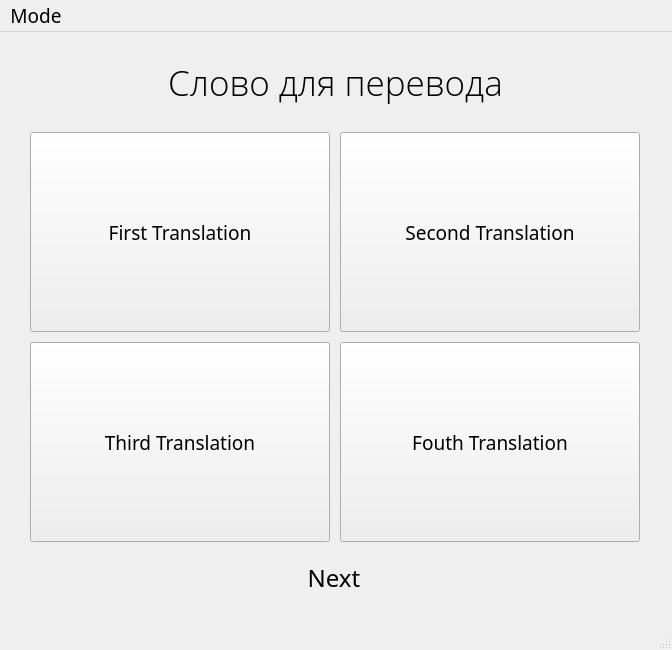
<?xml version="1.0" encoding="UTF-8"?>
<ui version="4.0">
 <class>MainWindow</class>
 <widget class="QMainWindow" name="MainWindow">
  <property name="windowModality">
   <enum>Qt::NonModal</enum>
  </property>
  <property name="enabled">
   <bool>true</bool>
  </property>
  <property name="geometry">
   <rect>
    <x>0</x>
    <y>0</y>
    <width>672</width>
    <height>650</height>
   </rect>
  </property>
  <property name="sizePolicy">
   <sizepolicy hsizetype="Fixed" vsizetype="Fixed">
    <horstretch>0</horstretch>
    <verstretch>0</verstretch>
   </sizepolicy>
  </property>
  <property name="minimumSize">
   <size>
    <width>672</width>
    <height>650</height>
   </size>
  </property>
  <property name="maximumSize">
   <size>
    <width>672</width>
    <height>650</height>
   </size>
  </property>
  <property name="font">
   <font>
    <family>Roboto Mono</family>
    <pointsize>14</pointsize>
   </font>
  </property>
  <property name="windowTitle">
   <string>EngTrainer</string>
  </property>
  <property name="windowIcon">
   <iconset>
    <normaloff>../icons/main.png</normaloff>../icons/main.png</iconset>
  </property>
  <property name="autoFillBackground">
   <bool>false</bool>
  </property>
  <widget class="QWidget" name="centralwidget">
   <widget class="QPushButton" name="btn_answer_1">
    <property name="geometry">
     <rect>
      <x>30</x>
      <y>100</y>
      <width>300</width>
      <height>200</height>
     </rect>
    </property>
    <property name="cursor">
     <cursorShape>ArrowCursor</cursorShape>
    </property>
    <property name="acceptDrops">
     <bool>false</bool>
    </property>
    <property name="styleSheet">
     <string notr="true">font: 14pt &quot;Open Sans&quot;;</string>
    </property>
    <property name="text">
     <string>First Translation</string>
    </property>
    <property name="checkable">
     <bool>false</bool>
    </property>
    <property name="autoExclusive">
     <bool>false</bool>
    </property>
    <property name="autoDefault">
     <bool>false</bool>
    </property>
    <property name="default">
     <bool>false</bool>
    </property>
    <property name="flat">
     <bool>false</bool>
    </property>
   </widget>
   <widget class="QPushButton" name="btn_answer_2">
    <property name="geometry">
     <rect>
      <x>340</x>
      <y>100</y>
      <width>300</width>
      <height>200</height>
     </rect>
    </property>
    <property name="styleSheet">
     <string notr="true">font: 14pt &quot;Open Sans&quot;;</string>
    </property>
    <property name="text">
     <string>Second Translation</string>
    </property>
    <property name="checkable">
     <bool>false</bool>
    </property>
    <property name="autoExclusive">
     <bool>false</bool>
    </property>
    <property name="autoDefault">
     <bool>false</bool>
    </property>
    <property name="default">
     <bool>false</bool>
    </property>
    <property name="flat">
     <bool>false</bool>
    </property>
   </widget>
   <widget class="QPushButton" name="btn_answer_3">
    <property name="geometry">
     <rect>
      <x>30</x>
      <y>310</y>
      <width>300</width>
      <height>200</height>
     </rect>
    </property>
    <property name="styleSheet">
     <string notr="true">font: 14pt &quot;Open Sans&quot;;</string>
    </property>
    <property name="text">
     <string>Third Translation</string>
    </property>
    <property name="checkable">
     <bool>false</bool>
    </property>
    <property name="autoExclusive">
     <bool>false</bool>
    </property>
    <property name="autoDefault">
     <bool>false</bool>
    </property>
    <property name="default">
     <bool>false</bool>
    </property>
    <property name="flat">
     <bool>false</bool>
    </property>
   </widget>
   <widget class="QPushButton" name="btn_answer_4">
    <property name="geometry">
     <rect>
      <x>340</x>
      <y>310</y>
      <width>300</width>
      <height>200</height>
     </rect>
    </property>
    <property name="autoFillBackground">
     <bool>false</bool>
    </property>
    <property name="styleSheet">
     <string notr="true">font: 14pt &quot;Open Sans&quot;;</string>
    </property>
    <property name="text">
     <string>Fouth Translation</string>
    </property>
    <property name="checkable">
     <bool>false</bool>
    </property>
    <property name="autoExclusive">
     <bool>false</bool>
    </property>
    <property name="autoDefault">
     <bool>false</bool>
    </property>
    <property name="default">
     <bool>false</bool>
    </property>
    <property name="flat">
     <bool>false</bool>
    </property>
   </widget>
   <widget class="QLabel" name="lbl_question">
    <property name="geometry">
     <rect>
      <x>30</x>
      <y>10</y>
      <width>611</width>
      <height>81</height>
     </rect>
    </property>
    <property name="font">
     <font>
      <family>Open Sans Light</family>
      <pointsize>26</pointsize>
     </font>
    </property>
    <property name="cursor">
     <cursorShape>ArrowCursor</cursorShape>
    </property>
    <property name="styleSheet">
     <string notr="true"/>
    </property>
    <property name="text">
     <string>Слово для перевода</string>
    </property>
    <property name="textFormat">
     <enum>Qt::AutoText</enum>
    </property>
    <property name="alignment">
     <set>Qt::AlignCenter</set>
    </property>
   </widget>
   <widget class="QPushButton" name="btn_next_round">
    <property name="enabled">
     <bool>true</bool>
    </property>
    <property name="geometry">
     <rect>
      <x>260</x>
      <y>520</y>
      <width>151</width>
      <height>51</height>
     </rect>
    </property>
    <property name="font">
     <font>
      <family>Source Code Pro</family>
      <pointsize>18</pointsize>
     </font>
    </property>
    <property name="styleSheet">
     <string notr="true">QPushButton {
	padding-right:3px;
}

QPushButton:hover {
	border: none;
	background-color: lightblue;
	border-radius: 25px;
}</string>
    </property>
    <property name="text">
     <string>Next</string>
    </property>
    <property name="icon">
     <iconset>
      <normaloff>../icons/Next-icon.png</normaloff>../icons/Next-icon.png</iconset>
    </property>
    <property name="iconSize">
     <size>
      <width>40</width>
      <height>40</height>
     </size>
    </property>
    <property name="flat">
     <bool>true</bool>
    </property>
   </widget>
  </widget>
  <widget class="QMenuBar" name="menubar">
   <property name="geometry">
    <rect>
     <x>0</x>
     <y>0</y>
     <width>672</width>
     <height>36</height>
    </rect>
   </property>
   <widget class="QMenu" name="menuMode">
    <property name="font">
     <font>
      <family>Roboto</family>
      <pointsize>14</pointsize>
     </font>
    </property>
    <property name="mouseTracking">
     <bool>false</bool>
    </property>
    <property name="title">
     <string>Mode</string>
    </property>
    <addaction name="menu_item_change_mode"/>
   </widget>
   <addaction name="menuMode"/>
  </widget>
  <widget class="QStatusBar" name="statusbar">
   <property name="font">
    <font>
     <family>Roboto Light</family>
     <pointsize>14</pointsize>
    </font>
   </property>
  </widget>
  <action name="menu_item_change_mode">
   <property name="checkable">
    <bool>true</bool>
   </property>
   <property name="checked">
    <bool>false</bool>
   </property>
   <property name="icon">
    <iconset>
     <normaloff>../icons/lang.png</normaloff>../icons/lang.png</iconset>
   </property>
   <property name="text">
    <string>Change Mode</string>
   </property>
  </action>
 </widget>
 <resources/>
 <connections/>
</ui>
